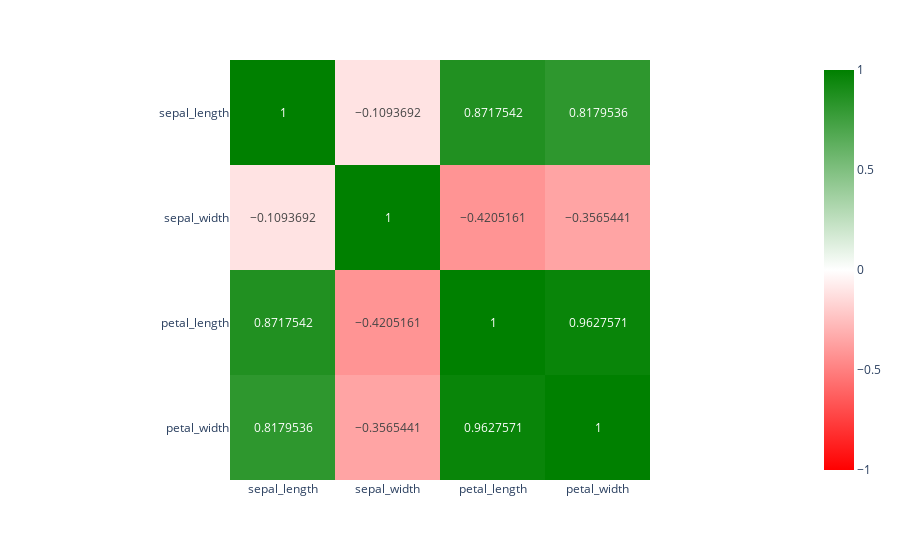

Here is the notebook cell this chart was saved with:
### Code cell
correlation_table = px.data.iris().drop(columns='species_id').corr()
px.imshow(
    correlation_table,
    zmin=-1, zmax=1,
    color_continuous_scale=['red', 'white', 'green'],
    text_auto=True,
)

### Figure 1 — Plotly figure (JSON) as saved in the notebook; plotly's stock layout.template omitted (floating-point values rounded to 4 significant figures)
{"data": [{"coloraxis": "coloraxis", "hovertemplate": "x: %{x}<br>y: %{y}<br>color: %{z}<extra></extra>", "name": "0", "texttemplate": "%{z}", "type": "heatmap", "x": ["sepal_length", "sepal_width", "petal_length", "petal_width"], "xaxis": "x", "y": ["sepal_length", "sepal_width", "petal_length", "petal_width"], "yaxis": "y", "z": [[1, -0.1094, 0.8718, 0.818], [-0.1094, 1, -0.4205, -0.3565], [0.8718, -0.4205, 1, 0.9628], [0.818, -0.3565, 0.9628, 1]]}], "layout": {"coloraxis": {"cmax": 1, "cmin": -1, "colorscale": [[0, "red"], [0.5, "white"], [1, "green"]]}, "margin": {"t": 60}, "xaxis": {"anchor": "y", "constrain": "domain", "domain": [0, 1], "scaleanchor": "y"}, "yaxis": {"anchor": "x", "autorange": "reversed", "constrain": "domain", "domain": [0, 1]}}}
